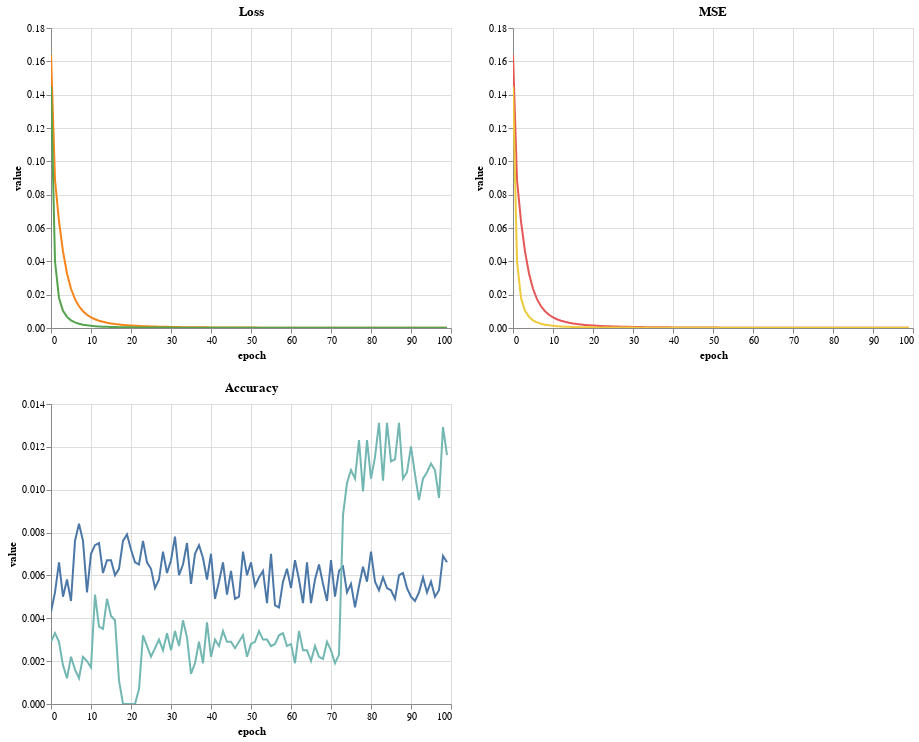

Here is the notebook cell this chart was saved with:
### Markdown cell above
### Training history

### Code cell
from evaluate import training_history

hist = training_history(cfg.path_history_pickle)
hist.plot_all(cfg.path_plot_folder + 'history.html')

### Figure 1 — Vega-Lite specification as saved in the notebook (floating-point values rounded to 4 significant figures; data arrays with more than 128 entries replaced by an {"elided": "..."} marker saying what was removed)
{"$schema": "https://vega.github.io/schema/vega-lite/v4.0.2.json", "hconcat": [{"vconcat": [{"encoding": {"color": {"field": "variable", "legend": null, "type": "nominal"}, "y": {"field": "value", "type": "quantitative"}, "tooltip": [{"field": "epoch", "type": "quantitative"}, {"field": "variable", "type": "nominal"}], "x": {"field": "epoch", "type": "quantitative"}}, "title": "Loss", "data": {"name": "data-94930a88c1427856255847fb91ba7fdc"}, "mark": "line", "selection": {"selector001": {"bind": "scales", "encodings": ["x", "y"], "type": "interval"}}}, {"encoding": {"color": {"field": "variable", "legend": null, "type": "nominal"}, "y": {"field": "value", "type": "quantitative"}, "tooltip": [{"field": "epoch", "type": "quantitative"}, {"field": "variable", "type": "nominal"}], "x": {"field": "epoch", "type": "quantitative"}}, "title": "Accuracy", "data": {"name": "data-690c9458d0df2b2f9b7e6dc5a251350f"}, "mark": "line", "selection": {"selector002": {"bind": "scales", "encodings": ["x", "y"], "type": "interval"}}}]}, {"encoding": {"color": {"field": "variable", "legend": null, "type": "nominal"}, "y": {"field": "value", "type": "quantitative"}, "tooltip": [{"field": "epoch", "type": "quantitative"}, {"field": "variable", "type": "nominal"}], "x": {"field": "epoch", "type": "quantitative"}}, "title": "MSE", "data": {"name": "data-9a3590f2a8c950c5946cc9a03633cd5a"}, "mark": "line", "selection": {"selector003": {"bind": "scales", "encodings": ["x", "y"], "type": "interval"}}}], "datasets": {"data-94930a88c1427856255847fb91ba7fdc": {"elided": "200 records"}, "data-9a3590f2a8c950c5946cc9a03633cd5a": {"elided": "200 records"}, "data-690c9458d0df2b2f9b7e6dc5a251350f": {"elided": "200 records"}}, "config": {"view": {"continuousWidth": 400, "continuousHeight": 300}}}
